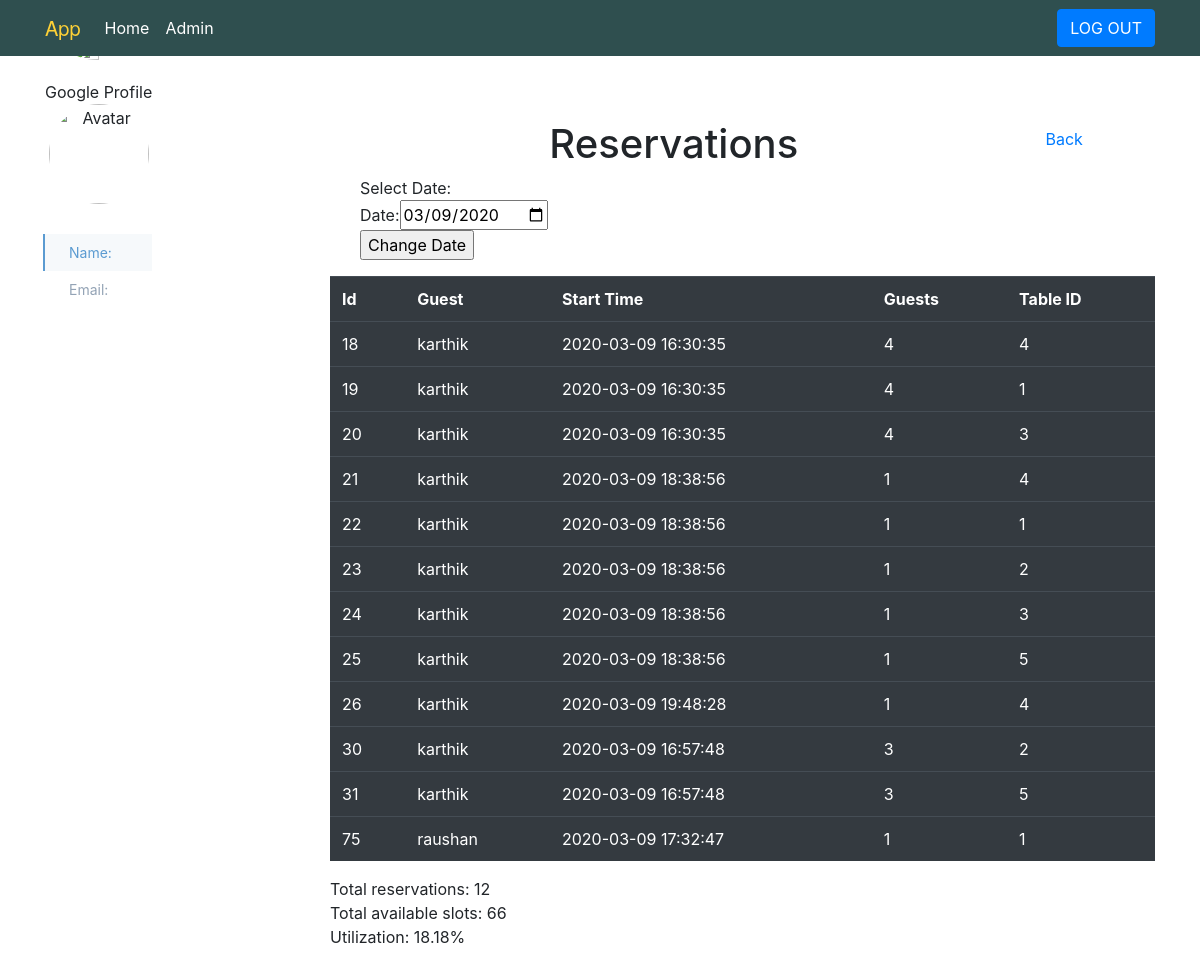
The app's page /show_reservations, older data.
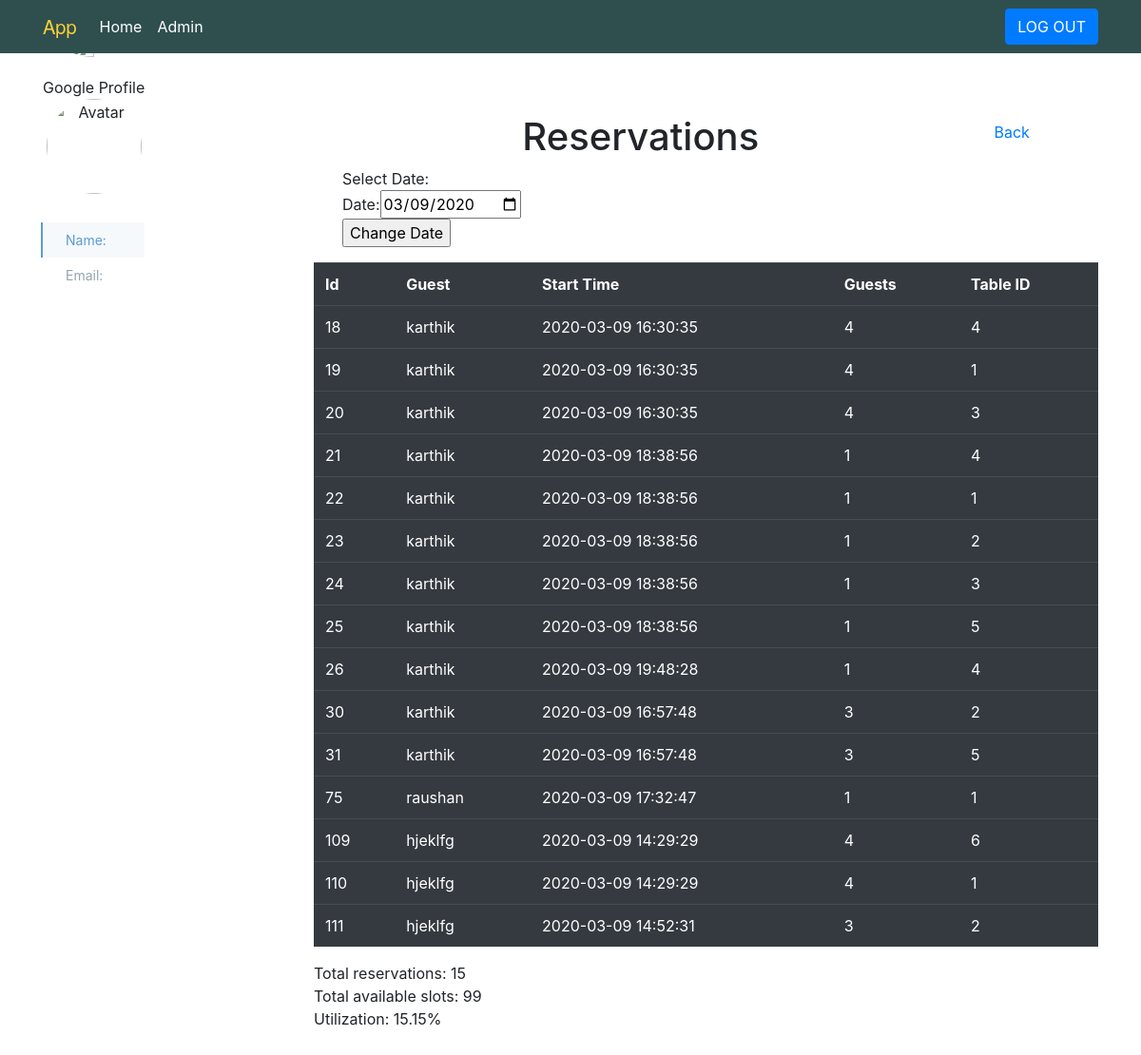
The same page, newer data.
### app/models.py (models this page shows, shortened)
class Reservation(db.Model):
    id = db.Column(db.Integer, primary_key=True)
    guest_id = db.Column(db.Integer, db.ForeignKey('guest.id'))
    guest = db.relationship('Guest')
    table_id = db.Column(db.Integer, db.ForeignKey('table.id'))
    table = db.relationship('Table')
    num_guests = db.Column(db.Integer, index=True)
    reservation_time = db.Column(db.DateTime, index=True)

class Guest(db.Model):
    id = db.Column(db.Integer, primary_key=True)
    name = db.Column(db.String(64), index=True)
    phone_number = db.Column(db.String(64), index=True, unique=True)

class Table(db.Model):
    id = db.Column(db.Integer, primary_key=True)
    capacity = db.Column(db.Integer, index=True)

### app/views.py (the view)
@app.route('/show_reservations', methods=['GET', 'POST'])
@app.route('/show_reservations/<reservation_date>', methods=['GET', 'POST'])
def show_reservations(reservation_date = datetime.datetime.strftime(datetime.datetime.now(), "%Y-%m-%d")):
    form = ShowReservationsOnDateForm()
    if form.validate_on_submit():
        res_date = datetime.datetime.strftime(form.reservation_date.data, "%Y-%m-%d")
        return redirect('/show_reservations/' + res_date)
    res_date = datetime.datetime.strptime(reservation_date, "%Y-%m-%d")
    reservations = Reservation.query.filter(Reservation.reservation_time >= res_date,
                                            Reservation.reservation_time < res_date + datetime.timedelta(days=1)).all()
    total_slots = len(Table.query.all()) * (RESTAURANT_CLOSE_TIME - RESTAURANT_OPEN_TIME)
    util = round((len(reservations) / float(total_slots)) * 100, 2)
    return render_template('show_reservations.html', title="Reservations", reservations=reservations, form=form, total_slots=total_slots, utilization=util)

### app/forms.py
class ShowReservationsOnDateForm(FlaskForm):
    reservation_date = DateField('reservation_date', default=datetime.now())

### app/views.py (called while the page is built)
@app.context_processor
def utility_processor():
    def table_utilization(table):
        start_datetime = datetime.datetime.combine(datetime.datetime.date(datetime.datetime.now()), datetime.datetime.min.time())
        end_datetime = start_datetime + datetime.timedelta(days=1)
        num_reservations = len(Reservation.query.filter(Reservation.table==table, Reservation.reservation_time > start_datetime, Reservation.reservation_time < end_datetime).all())
        return (num_reservations / float(RESTAURANT_CLOSE_TIME - RESTAURANT_OPEN_TIME)) * 100
    return dict(table_utilization=table_utilization)

### app/templates/show_reservations.html
{%  extends "base.html" %}
{% block content %}
<div class="col-12">
    <div class="row">
        <div class="col-10">
            <div class="text-center">
                <h1>Reservations</h1>
            </div>
        </div>
        <div class="col-2">
            <h2 class="btn btn-link">
                <a href="{{ url_for('admin') }}">Back</a>
            </h2>
        </div>
    </div>
</div>
<div class="col-12">
    <div class="col-4">
        Select Date:
    </div>
    <form action="" method="POST" name="show_reservations">
        <div class="col-4">
            Date:{{ form.reservation_date }}
        </div>
        <div class="col-4">
            <input type="submit" value="Change Date">
        </div>
    </form>
</div>
<table class="table table-dark">
    <tr>
        <th scope="col">Id</th>
        <th scope="col">Guest</th>
        <th scope="col">Start Time</th>
        <th scope="col">Guests</th>
        <th scope="col">Table ID</th>
    </tr>
    {% for reservation in reservations %}
    <tr>
        <td>{{ reservation.id }}</td>
        <td>{{ reservation.guest.name }}</td>
        <td>{{ reservation.reservation_time }}</td>
        <td>{{ reservation.num_guests }}</td>
        <td>{{ reservation.table.id }}</td>
    </tr>
    {% endfor %}
</table>
<p>
    Total reservations: {{ reservations|length }}<br />
    Total available slots: {{ total_slots }}<br />
    Utilization: {{ utilization }}%
</p>
{% endblock %}

Row changes from the older to the newer data that the page shows:
added Reservation: id "109", guest.name "hjeklfg", reservation_time "2020-03-09 14:29:29", num_guests "4", table.id "6"
added Reservation: id "110", guest.name "hjeklfg", reservation_time "2020-03-09 14:29:29", num_guests "4", table.id "1"
added Reservation: id "111", guest.name "hjeklfg", reservation_time "2020-03-09 14:52:31", num_guests "3", table.id "2"
Text that changed along with them:
{{ reservations|length }}: "12" → "15"
{{ total_slots }}: "66" → "99"
{{ utilization }}: "18.18" → "15.15"
